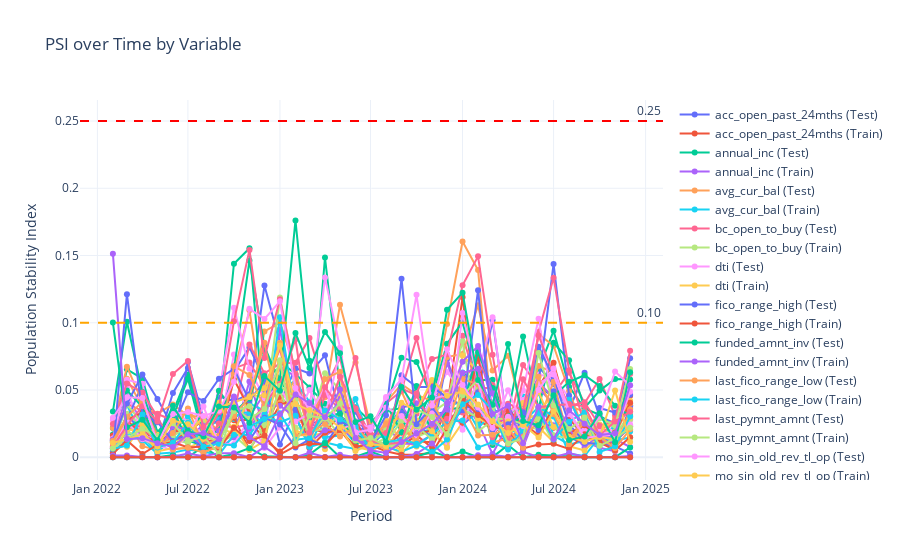

Notebook code for this chart:
### Code cell
evaluator.plot_psi(reference_last_period=True)
